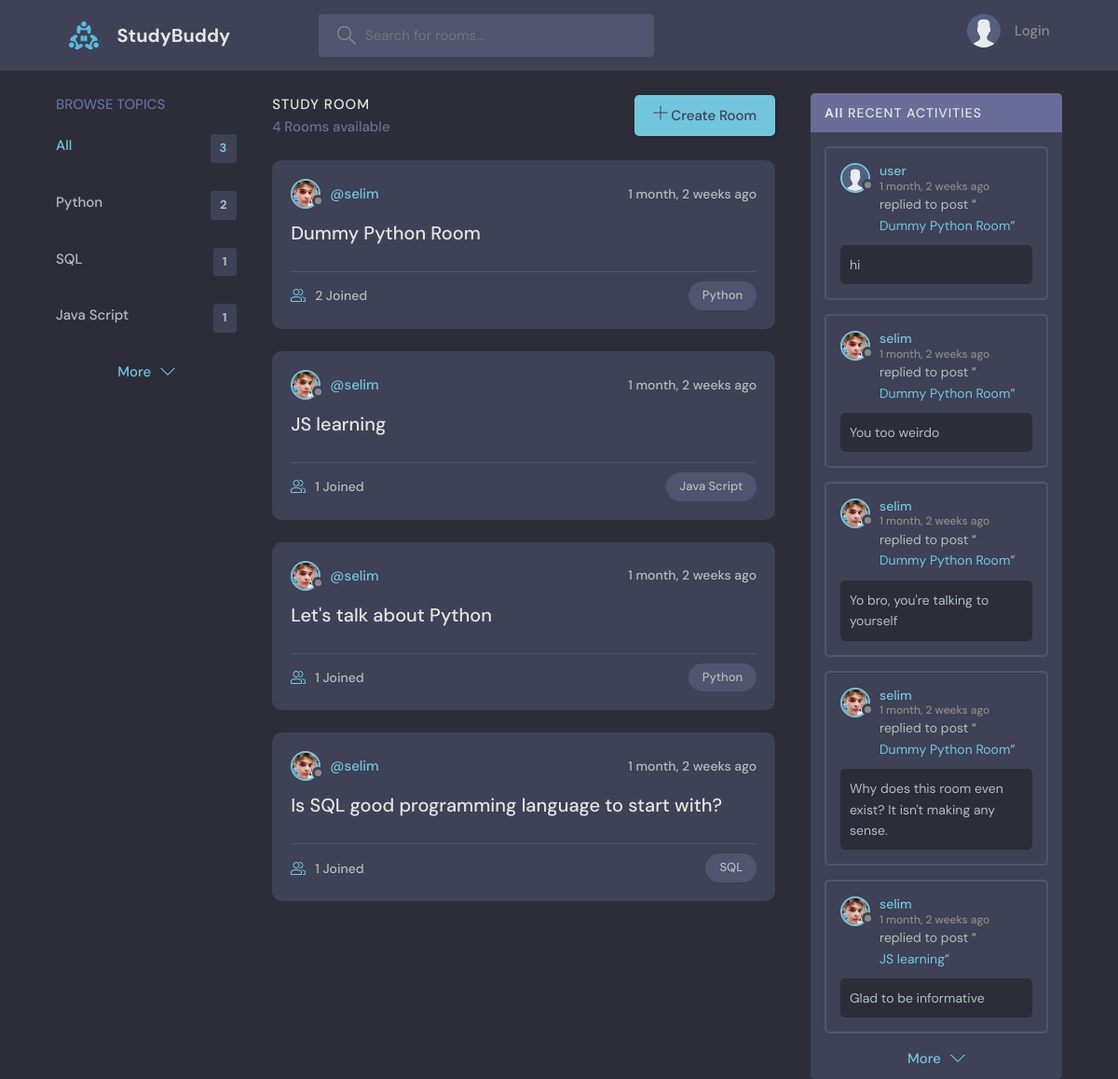
The page / on the database its author committed.
### base/models.py (models this page shows, shortened)
class Topic(models.Model):
    name = models.CharField(max_length=200)

class Room(models.Model):
    host = models.ForeignKey(User, on_delete=models.SET_NULL, null=True)
    topic = models.ForeignKey(Topic, on_delete=models.SET_NULL, null=True)
    name = models.CharField(max_length=200)
    description = models.TextField(blank=True)
    participants = models.ManyToManyField(User, related_name='participants', blank=True)
    updated = models.DateTimeField(auto_now=True)
    created = models.DateTimeField(auto_now_add=True)
    class Meta:
        ordering = ['-updated', '-created']

class User(AbstractUser):
    name = models.CharField(max_length=200, null=True)
    email = models.EmailField(unique=True, null=True)
    email_verify = models.BooleanField(default=False)
    bio = models.TextField(null=True)
    avatar = models.ImageField(null=True, default="avatar.svg")
    USERNAME_FIELD = 'email'
    REQUIRED_FIELDS = []

class Message(models.Model):
    user = models.ForeignKey(User, on_delete=models.CASCADE)
    room = models.ForeignKey(Room, on_delete=models.CASCADE)
    body = models.TextField()
    updated = models.DateTimeField(auto_now=True)
    created = models.DateTimeField(auto_now_add=True)
    class Meta:
        ordering = ['-updated', '-created']
    def __str__(self):
        if len(self.body) > 80:
            return f"{self.body[0:80]}..."
        return self.body

### base/views.py (the view, shortened to what this page needs)
# urls.py: path('', views.home, name='home'),
def home(request):
    q = request.GET.get('q')
    topic = request.GET.get('topic')
    if q:
        rooms = Room.objects.filter(
            Q(topic__name__contains=q) |
            Q(name__contains=q) |
            Q(description__contains=q) |
            Q(host__username__contains=q)
        )
        room_messages = Message.objects.filter(
            Q(room__topic__name__contains=q) |
            Q(room__name__contains=q) |
            Q(room__description__contains=q)
        )[:5]
        query_name = q[:25]
    else:
        rooms = Room.objects.all()
        room_messages = Message.objects.all()[:5]
        query_name = 'All'
    room_count = rooms.count()
    topics = Topic.objects.annotate(max_count=Count("room")).order_by('-max_count')[0:10]
    context = {'rooms': rooms, 'topics': topics,
               'room_count': room_count, 'room_messages': room_messages,
               'query_name': query_name
               }
    return render(request, 'base/home.html', context)

### base/templates/base/home.html (shortened to what this page needs)
{% extends 'main.html' %}
{% load static %}
{% block content %}
    <main class="layout layout--3">
      <div class="container">
        {% include 'topics_component.html' %}
        <div class="roomList">
          <div class="roomList__header">
            <div>
              <h2>Study Room</h2>
              <p>{{ room_count }} Rooms available</p>
            </div>
            <a class="btn btn--main" href="{% url 'create-room' %}">
              <svg version="1.1" xmlns="http://www.w3.org/2000/svg" width="32" height="32" viewBox="0 0 32 32">
                <title>add</title>
                <path
                  d="M16.943 0.943h-1.885v14.115h-14.115v1.885h14.115v14.115h1.885v-14.115h14.115v-1.885h-14.115v-14.115z"
                ></path>
              </svg>
              Create Room
            </a>
          </div>
          {% include 'feed_component.html' %}
        </div>
        {% include 'activity_component.html' %}
      </div>
    </main>
{% endblock content %}

### base/templates/base/topics_component.html
<div class="topics">
  <div class="topics__header">
    <h2>Browse Topics</h2>
  </div>
  <ul class="topics__list">
    <li>
      <a href="{% url 'home' %}" class="active">All <span>{{ topics.count }}</span></a>
    </li>
    {% for topic in topics %}
      <li>
        <a href="{% url 'home' %}?topic={{ topic.name }}">{{ topic.name }}<span>{{ topic.room_set.all.count }}</span></a>
      </li>
    {% endfor %}
  </ul>
  <a class="btn btn--link" href="{% url 'topics-page' %}">
    More
    <svg version="1.1" xmlns="http://www.w3.org/2000/svg" width="32" height="32" viewBox="0 0 32 32">
      <title>chevron-down</title>
      <path d="M16 21l-13-13h-3l16 16 16-16h-3l-13 13z"></path>
    </svg>
  </a>
</div>

### base/templates/base/feed_component.html (shortened to what this page needs)
{% for room in rooms %}
  <div class="roomListRoom">
    <div class="roomListRoom__header">
      <a href="{% url 'user-profile' room.host.id %}" class="roomListRoom__author">
        <div class="avatar avatar--small">
          <img src="{{ room.host.avatar.url }}" />
        </div>
        <span>@{{ room.host.username }}</span>
      </a>
      <div class="roomListRoom__actions">
        <span>{{ room.created | timesince }} ago</span>
      </div>
    </div>
    <div class="roomListRoom__content">
      <a href="{% url 'room' room.id %}">{{ room.name }}</a>
    </div>
    <div class="roomListRoom__meta">
      <a href="room.html" class="roomListRoom__joined">
        {{ room.participants.count }} Joined
      </a>
      <p class="roomListRoom__topic">{{ room.topic.name }}</p>
    </div>
  </div>
{% endfor %}

### base/templates/base/activity_component.html (shortened to what this page needs)
<div class="activities">
  <div class="activities__header">
    <h2><small>{{ query_name }}</small> Recent Activities</h2>
  </div>
  {% for message in room_messages %}
    <div class="activities__box">
      <div class="activities__boxHeader roomListRoom__header">
        <a href="{% url 'user-profile' message.user.id %}" class="roomListRoom__author">
          <div class="avatar avatar--small">
            <img src="{{ message.user.avatar.url }}" />
          </div>
          <p>
            {{ message.user.username }}
            <span>{{ message.created | timesince }} ago</span>
          </p>
        </a>
      </div>
      <div class="activities__boxContent">
        <p>replied to post “<a href="{% url 'room' message.room.id %}">{{ message.room.name }}</a>”</p>
        <div class="activities__boxRoomContent">
          {{ message }}
        </div>
      </div>
    </div>
  {% endfor %}
      <a class="btn btn--link" href="{% url 'activities-page' %}">
        More
        <svg version="1.1" xmlns="http://www.w3.org/2000/svg" width="32" height="32" viewBox="0 0 32 32">
          <title>chevron-down</title>
          <path d="M16 21l-13-13h-3l16 16 16-16h-3l-13 13z"></path>
        </svg>
      </a>
</div>

### rows shown on the page
Topic: name "Python", room_set.all.count "2"
Topic: name "SQL", room_set.all.count "1"
Topic: name "Java Script", room_set.all.count "1"
Room: host.avatar (picture), host.username "selim", created "1 month, 2 weeks", name "Dummy Python Room", participants.count "2", topic.name "Python"
Room: host.avatar (picture), host.username "selim", created "1 month, 2 weeks", name "JS learning", participants.count "1", topic.name "Java Script"
Room: host.avatar (picture), host.username "selim", created "1 month, 2 weeks", name "Let's talk about Python", participants.count "1", topic.name "Python"
Room: host.avatar (picture), host.username "selim", created "1 month, 2 weeks", name "Is SQL good programming language to start with?", participants.count "1", topic.name "SQL"
Message: user.avatar (placeholder picture), user.username "user", created "1 month, 2 weeks", room.name "Dummy Python Room", body "hi"
Message: user.avatar (picture), user.username "selim", created "1 month, 2 weeks", room.name "Dummy Python Room", body "You too weirdo"
Message: user.avatar (picture), user.username "selim", created "1 month, 2 weeks", room.name "Dummy Python Room", body "Yo bro, you're talking to yourself"
Message: user.avatar (picture), user.username "selim", created "1 month, 2 weeks", room.name "Dummy Python Room", body "Why does this room even exist? It isn't making any sense."
Message: user.avatar (picture), user.username "selim", created "1 month, 2 weeks", room.name "JS learning", body "Glad to be informative"

### other values the page prints
{{ topics.count }} "3"
{{ room_count }} "4"
{{ query_name }} "All"
